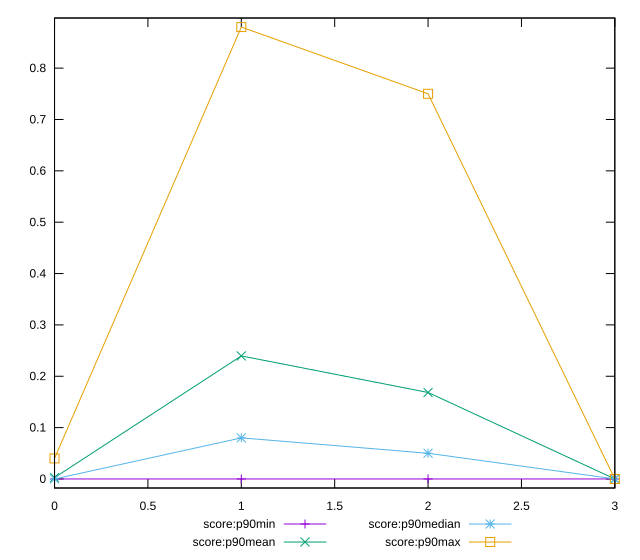

Write gnuplot code to recreate this figure.
reset

$scoreP90Min <<EOF
0 0
1 0
2 0
3 0
EOF

$scoreP90Mean <<EOF
0 0.002659574468085106
1 0.23957446808510635
2 0.1683870967741935
3 0
EOF

$scoreP90Median <<EOF
0 0
1 0.08
2 0.05
3 0
EOF

$scoreP90Max <<EOF
0 0.04
1 0.88
2 0.75
3 0
EOF

set key outside below
set xrange [0:3]
set yrange [-0.0176:0.8976]
set trange [-0.0176:0.8976]
set terminal svg size 640, 560 enhanced background rgb 'white'
set output "reports/report_00027_2021-02-24T12-40-31.850Z/uses-text-compression/progression/score.svg"

plot $scoreP90Min title "score:p90min" with linespoints, \
     $scoreP90Mean title "score:p90mean" with linespoints, \
     $scoreP90Median title "score:p90median" with linespoints, \
     $scoreP90Max title "score:p90max" with linespoints

reset
